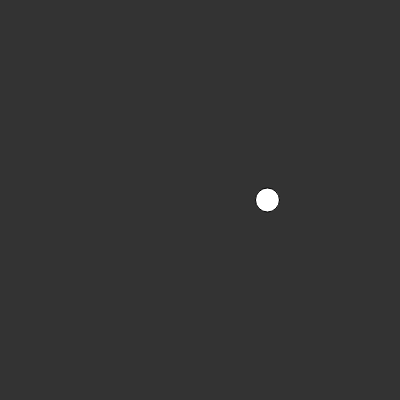
Frame 1 (no input)
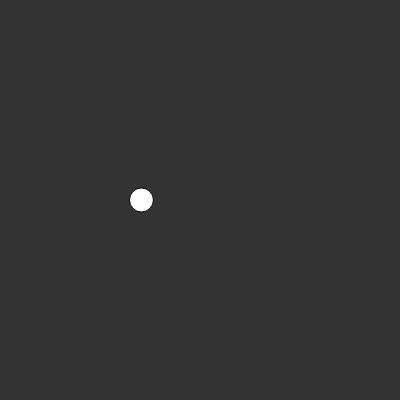
Frame 60 (no input)
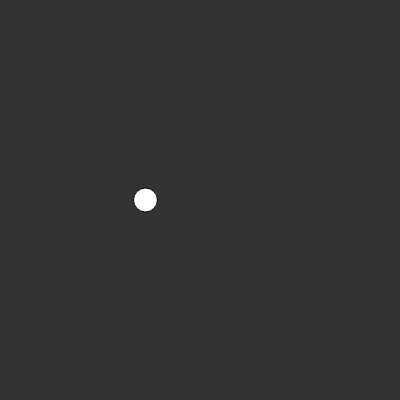
Frame 120 (the mouse pressed at the canvas centre since frame 60)

The p5.js sketch that drew these frames (run headless with seeded random() and noise() and a simulated clock; from frame 60 on, the mouse is pressed at the canvas centre):

// p5.js sketch
// ── sketch.js
// Daniel Shiffman
// http://codingrainbow.com
// http://patreon.com/codingrainbow
// Code for: https://youtu.be/YcdldZ1E9gU

var xoff = 0;
var inc = 0.01;

function setup() {
  createCanvas(400, 400);
}

function draw() {
  background(51);
  xoff += inc;

  //var x = random(width);
  var x = map(noise(xoff), 0, 1, 0, width);
  fill(255);
  ellipse(x, 200, 24, 24);
}
